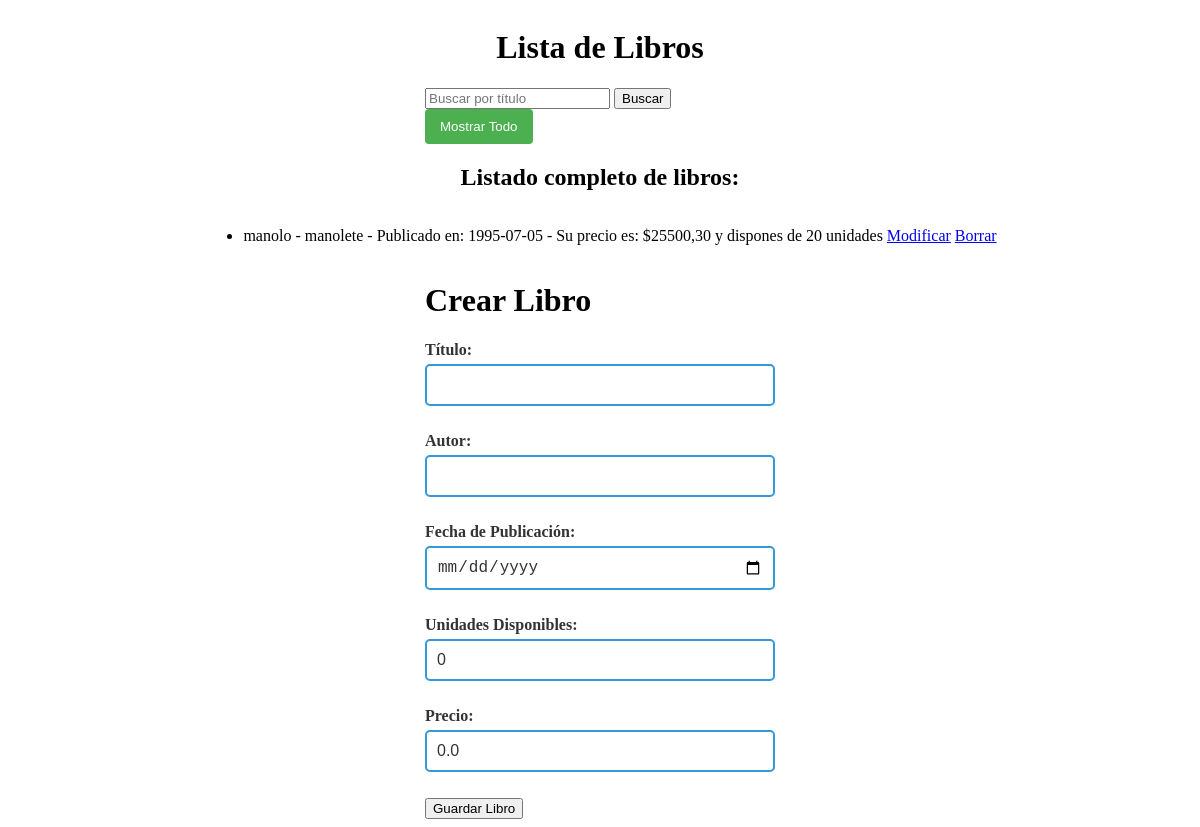
Page /libros/libros/ on the earlier database version.
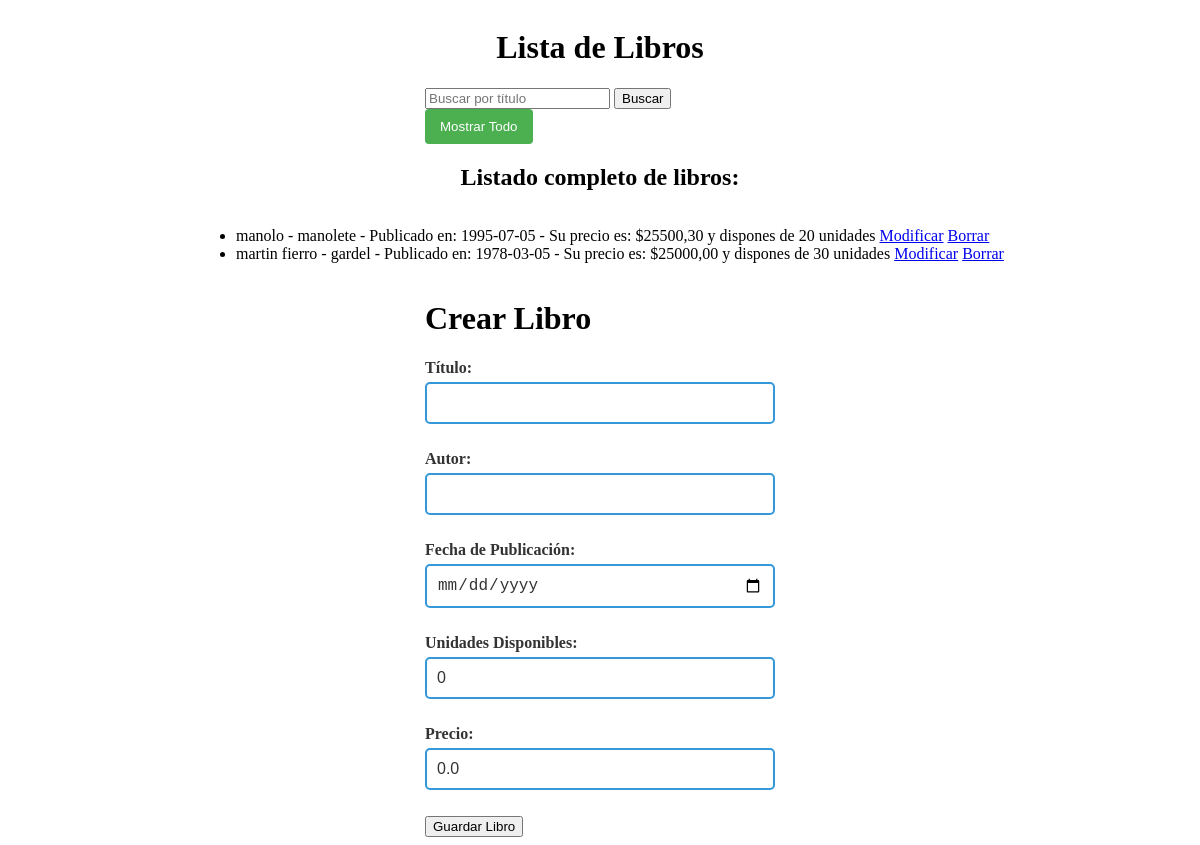
Same page on the later database version.
### ejemplolibros/models.py (models this page shows, shortened)
class Libro(models.Model):
    titulo = models.CharField(max_length=100)
    autor = models.CharField(max_length=50)
    publicacion = models.DateField()
    unidades_disponibles = models.IntegerField(default=0)
    precio = models.DecimalField(max_digits=8, decimal_places=2, default=0.00)

### ejemplolibros/views.py (the view)
# urls.py: path('libros/', listar_libros, name='listar_libros'),
def listar_libros(request):
    form = LibroForm(request.POST or None)
    query = request.GET.get('q', '')
    _manejar_formulario(request, LibroForm, 'libros/crear_libros.html', 'listar_libros')
    libros = Libro.objects.all()
    if query:
        libros = libros.filter(titulo__icontains=query)
    mostrar_todo = request.GET.get('mostrar_todo', False)
    if mostrar_todo:
        return redirect('listar_libros')
    return render(request, 'libros/listar_libros.html', {'libros': libros, 'form': form, 'query': query})

### ejemplolibros/forms.py
class LibroForm(forms.ModelForm):
   mostrar_todo = forms.CharField(required=False, widget=forms.HiddenInput())
   class Meta:
      model = Libro
      fields = ['titulo', 'autor', 'publicacion', 'unidades_disponibles', 'precio', 'mostrar_todo']
      widgets = {
         'titulo': forms.TextInput(attrs={'class': 'input-titulo'}),
         'autor': forms.TextInput(attrs={'class': 'input-autor'}),
         'publicacion': forms.DateInput(attrs={'type': 'date', 'class': 'input-publicacion'}),
         'unidades_disponibles': forms.NumberInput(attrs={'class': 'input-unidades'}),
         'precio': forms.NumberInput(attrs={'class': 'input-precio'}),
      }
      labels = {
         'titulo': 'Título',
         'autor': 'Autor',
         'publicacion': 'Fecha de Publicación',
         'unidades_disponibles': 'Unidades Disponibles',
         'precio': 'Precio',
      }

### ejemplolibros/views.py (called while the page is built)
def _manejar_formulario(request, Formulario, template, redireccionar_a):
    form = Formulario()
    if request.method == 'POST':
        form = Formulario(request.POST)
        if form.is_valid():
            form.save()
            return redirect(redireccionar_a)
    return render(request, template, {'form': form})

### templates/libros/crear_libros.html (shortened to what this page needs)
<h1>Crear Libro</h1>
<form method="post">
   {{ form.as_p }}
   <button type="submit">Guardar Libro</button>
</form>

### templates/libros/listar_libros.html (shortened to what this page needs)
<!DOCTYPE html>
<html lang="es">
   <head>
      {% load static %}
      <link rel="stylesheet" href="{% static 'css/style.css' %}">
   </head>
   <body>
      <h1>Lista de Libros</h1>
      <form method="GET" action="{% url 'listar_libros' %}">
         <input type="text" name="q" value="{{ query }}" placeholder="Buscar por título">
         <button type="submit">Buscar</button>
         <button type="submit" name="mostrar_todo" class="mostrar-todo-btn" value="1">Mostrar Todo</button>
      </form>
      {% if query %}
         <h2>Resultados de la búsqueda:</h2>
      {% else %}
         <h2>Listado completo de libros:</h2>
      {% endif %}
      <ul>
         {% for libro in libros %}
            <li>
               {{ libro.titulo }} - {{ libro.autor }} - Publicado en: {{ libro.publicacion|date:"Y-m-d" }} - Su precio es: ${{ libro.precio }} y dispones de {{ libro.unidades_disponibles }} unidades
               <a href="{% url 'modificar_libro' id=libro.id %}">Modificar</a>
               <a href="{% url 'borrar_libro' id=libro.id %}">Borrar</a>
            </li>
         {% empty %}
            <li>No hay libros disponibles</li>
         {% endfor %}
      </ul>
      <div>
         {% include 'libros/crear_libros.html' %}
      </div>
   </body>
</html>

Differences in the rows shown:
added Libro: titulo "martin fierro", autor "gardel", publicacion "1978-03-05", precio "25000,00", unidades_disponibles "30"
